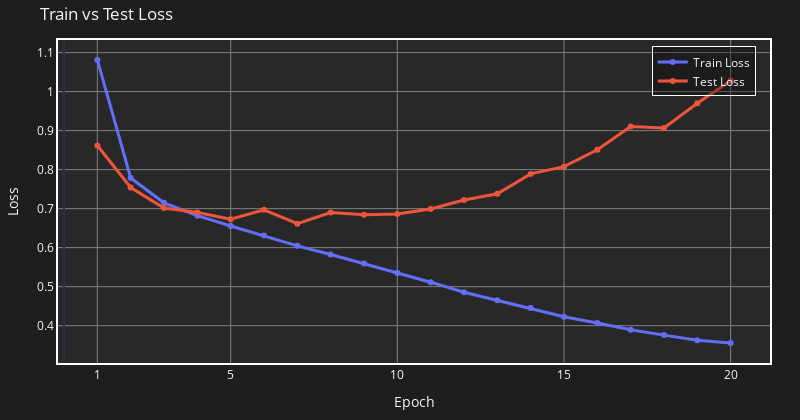
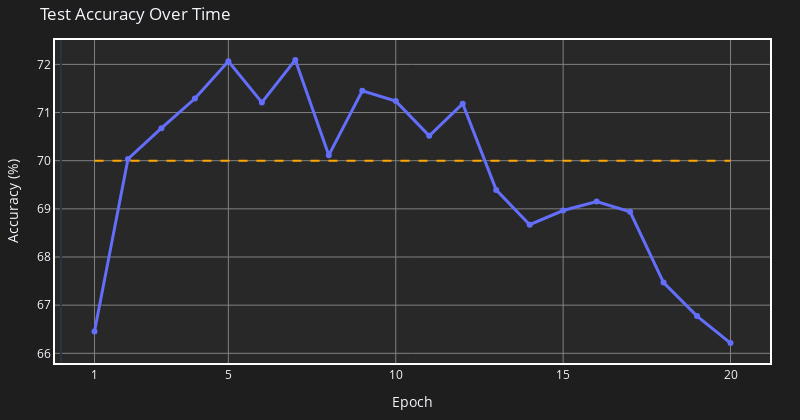

These figures' notebook cell, in order:
### Markdown cell above
#### c. Model without constraints

### Code cell
# Defining the MLP Model
from model import PeptideClassifier2c

# Create model instance
model2c = PeptideClassifier2c(emb_dim=32)

# Loss & Optimization 
from training import create_data_loaders, setup_training

# Create data loaders
train_loader, test_loader = create_data_loaders(X_train, y_train, X_test, y_test)

# Setup loss function and optimizer
loss_fn, optimizer = setup_training(model2c, y_train)

# Training Loop
from config import EPOCHS
from training import train_model

# Train the model
train_losses, test_losses, accuracies = train_model(
    model2c, train_loader, test_loader, loss_fn, optimizer, epochs=EPOCHS
)

#plotting
from evaluation import plot_training_results

# Generate plots
plot_training_results(train_losses, test_losses, accuracies, EPOCHS)

### Figure 1 — Plotly figure (JSON) as saved in the notebook; plotly's stock layout.template omitted (floating-point values rounded to 4 significant figures)
{"data": [{"hoverinfo": "text", "hovertext": ["Epoch 1: 1.0812", "Epoch 2: 0.7785", "Epoch 3: 0.7150", "Epoch 4: 0.6820", "Epoch 5: 0.6554", "Epoch 6: 0.6308", "Epoch 7: 0.6045", "Epoch 8: 0.5824", "Epoch 9: 0.5593", "Epoch 10: 0.5350", "Epoch 11: 0.5115", "Epoch 12: 0.4858", "Epoch 13: 0.4650", "Epoch 14: 0.4451", "Epoch 15: 0.4228", "Epoch 16: 0.4069", "Epoch 17: 0.3894", "Epoch 18: 0.3758", "Epoch 19: 0.3626", "Epoch 20: 0.3553"], "line": {"width": 3}, "mode": "lines+markers", "name": "Train Loss", "type": "scatter", "x": [1, 2, 3, 4, 5, 6, 7, 8, 9, 10, 11, 12, 13, 14, 15, 16, 17, 18, 19, 20], "y": [1.081, 0.7785, 0.715, 0.682, 0.6554, 0.6308, 0.6045, 0.5824, 0.5593, 0.535, 0.5115, 0.4858, 0.465, 0.4451, 0.4228, 0.4069, 0.3894, 0.3758, 0.3626, 0.3553]}, {"hoverinfo": "text", "hovertext": ["Epoch 1: 0.8618", "Epoch 2: 0.7541", "Epoch 3: 0.7018", "Epoch 4: 0.6898", "Epoch 5: 0.6731", "Epoch 6: 0.6971", "Epoch 7: 0.6614", "Epoch 8: 0.6900", "Epoch 9: 0.6845", "Epoch 10: 0.6861", "Epoch 11: 0.6992", "Epoch 12: 0.7222", "Epoch 13: 0.7381", "Epoch 14: 0.7891", "Epoch 15: 0.8076", "Epoch 16: 0.8508", "Epoch 17: 0.9104", "Epoch 18: 0.9066", "Epoch 19: 0.9700", "Epoch 20: 1.0275"], "line": {"width": 3}, "mode": "lines+markers", "name": "Test Loss", "type": "scatter", "x": [1, 2, 3, 4, 5, 6, 7, 8, 9, 10, 11, 12, 13, 14, 15, 16, 17, 18, 19, 20], "y": [0.8618, 0.7541, 0.7018, 0.6898, 0.6731, 0.6971, 0.6614, 0.69, 0.6845, 0.6861, 0.6992, 0.7222, 0.7381, 0.7891, 0.8076, 0.8508, 0.9104, 0.9066, 0.97, 1.028]}], "layout": {"height": 420, "legend": {"bgcolor": "rgba(0,0,0,0.3)", "bordercolor": "white", "borderwidth": 1, "x": 0.98, "xanchor": "right", "y": 0.98, "yanchor": "top"}, "margin": {"b": 40, "l": 40, "r": 30, "t": 40}, "paper_bgcolor": "rgba(30, 30, 30, 1)", "plot_bgcolor": "rgba(40, 40, 40, 1)", "title": {"text": "Train vs Test Loss"}, "width": 800, "xaxis": {"gridcolor": "gray", "gridwidth": 1, "linecolor": "white", "linewidth": 2, "mirror": true, "showgrid": true, "tickmode": "array", "tickvals": [1, 5, 10, 15, 20], "title": {"text": "Epoch"}, "zeroline": true, "zerolinewidth": 2}, "yaxis": {"gridcolor": "gray", "gridwidth": 1, "linecolor": "white", "linewidth": 2, "mirror": true, "showgrid": true, "title": {"text": "Loss"}, "zeroline": true, "zerolinewidth": 2}}}

### Figure 2 — Plotly figure (JSON) as saved in the notebook; plotly's stock layout.template omitted (floating-point values rounded to 4 significant figures)
{"data": [{"hoverinfo": "text", "hovertext": ["Epoch 1: 66.45%", "Epoch 2: 70.03%", "Epoch 3: 70.68%", "Epoch 4: 71.29%", "Epoch 5: 72.07%", "Epoch 6: 71.21%", "Epoch 7: 72.09%", "Epoch 8: 70.11%", "Epoch 9: 71.45%", "Epoch 10: 71.24%", "Epoch 11: 70.52%", "Epoch 12: 71.18%", "Epoch 13: 69.39%", "Epoch 14: 68.67%", "Epoch 15: 68.97%", "Epoch 16: 69.15%", "Epoch 17: 68.94%", "Epoch 18: 67.47%", "Epoch 19: 66.77%", "Epoch 20: 66.21%"], "line": {"width": 3}, "mode": "lines+markers", "name": "Test Accuracy", "type": "scatter", "x": [1, 2, 3, 4, 5, 6, 7, 8, 9, 10, 11, 12, 13, 14, 15, 16, 17, 18, 19, 20], "y": [66.45, 70.03, 70.68, 71.29, 72.07, 71.21, 72.09, 70.11, 71.45, 71.24, 70.52, 71.18, 69.39, 68.67, 68.97, 69.15, 68.94, 67.47, 66.77, 66.21]}], "layout": {"height": 420, "legend": {"bgcolor": "rgba(0,0,0,0.3)", "bordercolor": "white", "borderwidth": 1, "x": 0.98, "xanchor": "right", "y": 0.98, "yanchor": "top"}, "margin": {"b": 40, "l": 40, "r": 30, "t": 40}, "paper_bgcolor": "rgba(30, 30, 30, 1)", "plot_bgcolor": "rgba(40, 40, 40, 1)", "shapes": [{"line": {"color": "orange", "dash": "dash", "width": 2}, "type": "line", "x0": 1, "x1": 20, "y0": 70, "y1": 70}], "title": {"text": "Test Accuracy Over Time"}, "width": 800, "xaxis": {"gridcolor": "gray", "gridwidth": 1, "linecolor": "white", "linewidth": 2, "mirror": true, "showgrid": true, "tickmode": "array", "tickvals": [1, 5, 10, 15, 20], "title": {"text": "Epoch"}, "zeroline": true, "zerolinewidth": 2}, "yaxis": {"gridcolor": "gray", "gridwidth": 1, "linecolor": "white", "linewidth": 2, "mirror": true, "showgrid": true, "title": {"text": "Accuracy (%)"}, "zeroline": true, "zerolinewidth": 2}}}
